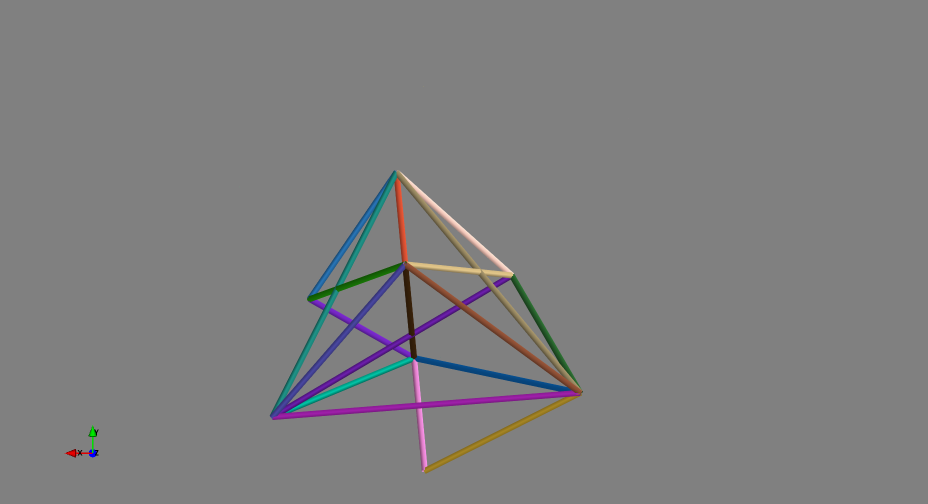
#> input picture findPOI/images/cam1.png, 1855 x 1007 px (shown at 1/2 size)
$ python main.py
#> lines starting #> are read from the running program, lines starting #| are printed output that depends on the picture; after the words box and inside, x2 and y2 are one past the last pixel; in counts of white or black regions, pixels touching at a corner belong together
import cv2
import numpy as np

image = cv2.imread('images/cam1.png')
#> image is the input picture: shape (1007, 1855, 3); mean B, G, R 127.3, 126.5, 126.9
image = cv2.resize(image,dsize=(0,0),fx=0.5,fy=0.5)
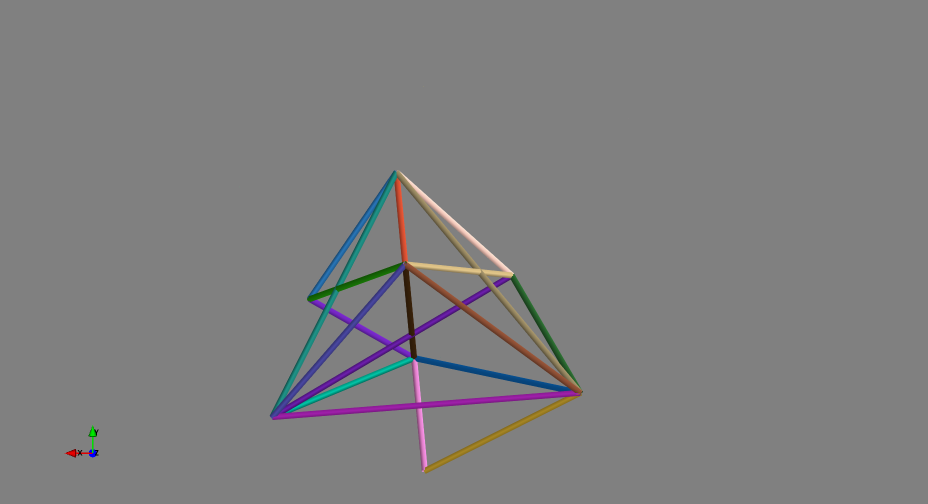
#> image: shape (504, 928, 3); mean B, G, R 127.3, 126.6, 126.9
shifted = cv2.pyrMeanShiftFiltering(image,9,21) # -- 9,21 arbitrary
#edge = cv2.edgePreservingFilter(image)
gray = cv2.cvtColor(shifted,cv2.COLOR_BGR2GRAY)
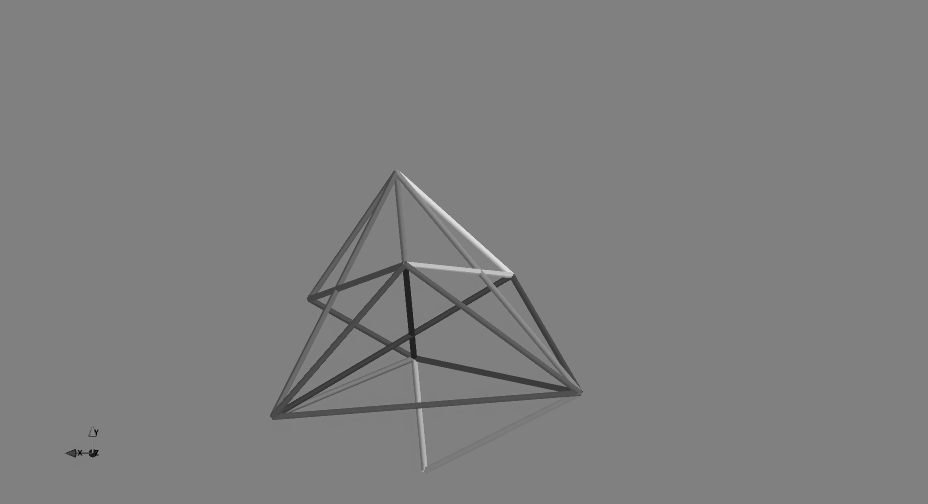
#> gray: shape (504, 928); min 3, max 225, mean 126.8
edge_2 = cv2.adaptiveThreshold(gray,255,cv2.ADAPTIVE_THRESH_GAUSSIAN_C,cv2.THRESH_BINARY,13,2)
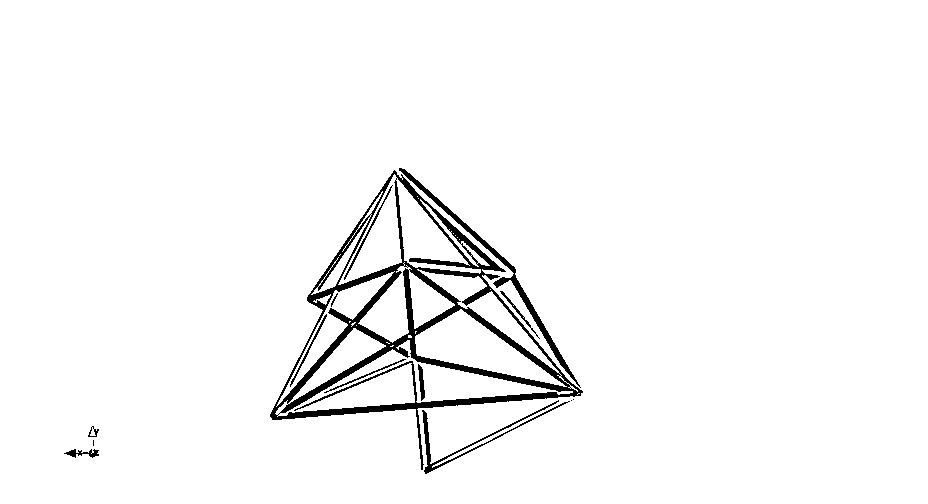
#> edge_2: shape (504, 928); 96.8% white; 14 black regions (3 under 20 px), largest, box (x1, y1, x2, y2) and area: (270, 170, 583, 470) 11806, (399, 168, 581, 388) 1509, (422, 400, 570, 474) 806

cv2.imshow("image", image)
cv2.imshow("edge", edge_2)
cv2.imshow("gray", gray)

cv2.waitKey()

$ run again, with findPOI/images/cam2.png copied over findPOI/images/cam1.png
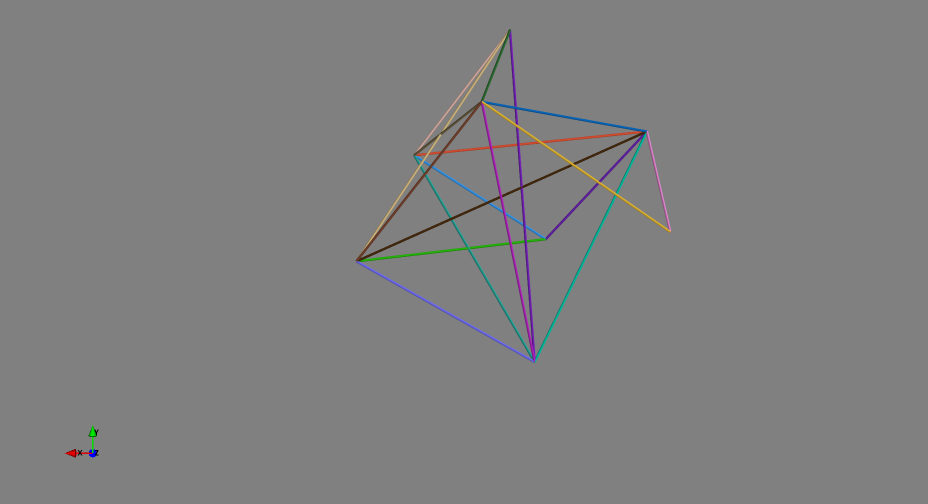
#> input picture findPOI/images/cam2.png, 1855 x 1007 px (shown at 1/2 size)
#> image is the input picture: shape (1007, 1855, 3); mean B, G, R 127.6, 127.4, 127.5
#> image: shape (504, 928, 3)
#> `gray = cv2.cvtColor(shifted,cv2.COLOR_BGR2GRAY)`:
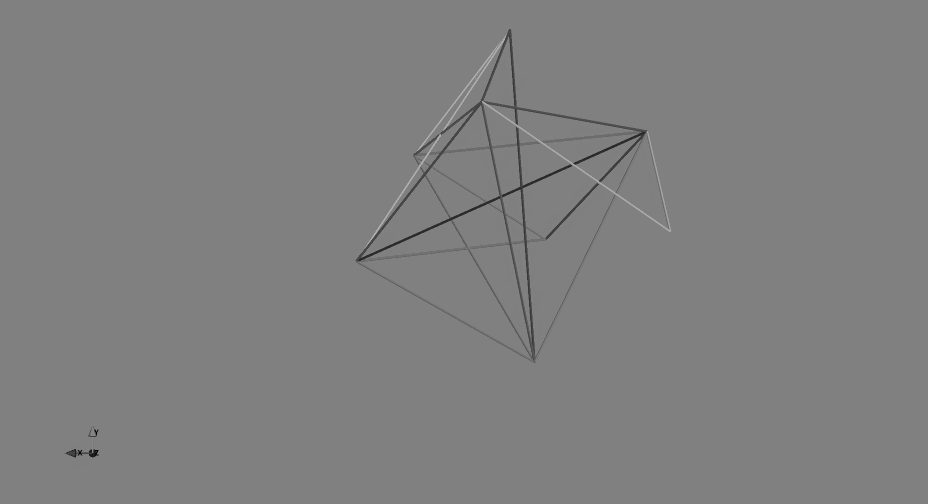
#> gray: shape (504, 928); min 3, max 176, mean 127.4
#> `edge_2 = cv2.adaptiveThreshold(gray,255,cv2.ADAPTIVE_THRESH_GAUSSIAN_C..`:
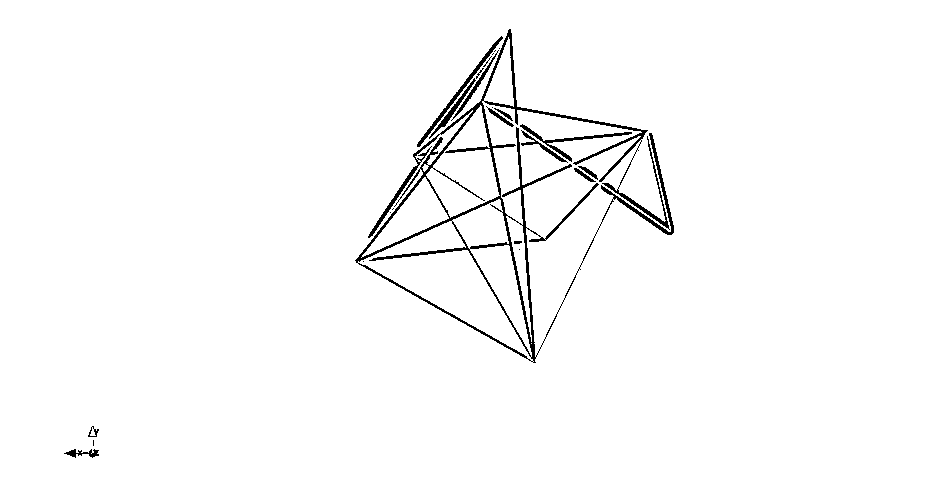
#> edge_2: shape (504, 928); 97.9% white; black in thin lines or dots, all inside (x1, y1, x2, y2) = (64, 29, 674, 458)

$ run again, with findPOI/images/cam3.png copied over findPOI/images/cam1.png
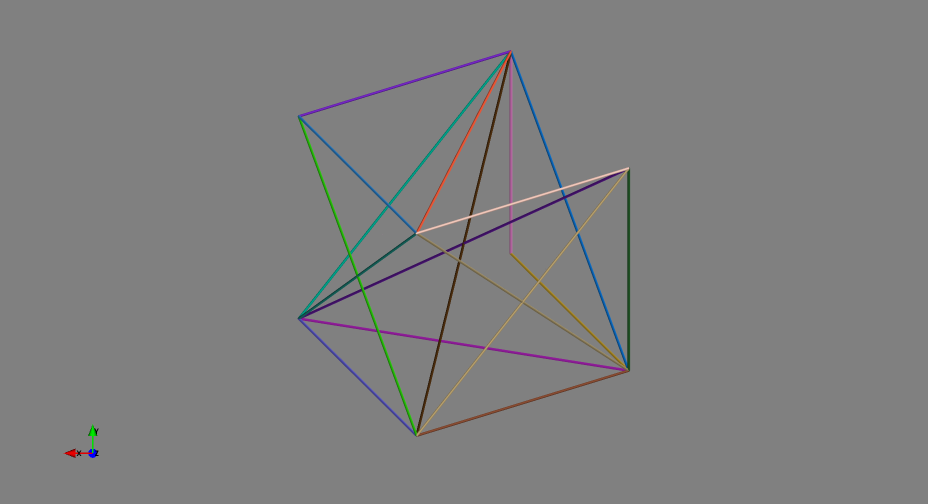
#> input picture findPOI/images/cam3.png, 1855 x 1007 px (shown at 1/2 size)
#> image is the input picture: shape (1007, 1855, 3); mean B, G, R 127.1, 127, 127
#> image: shape (504, 928, 3)
#> `gray = cv2.cvtColor(shifted,cv2.COLOR_BGR2GRAY)`:
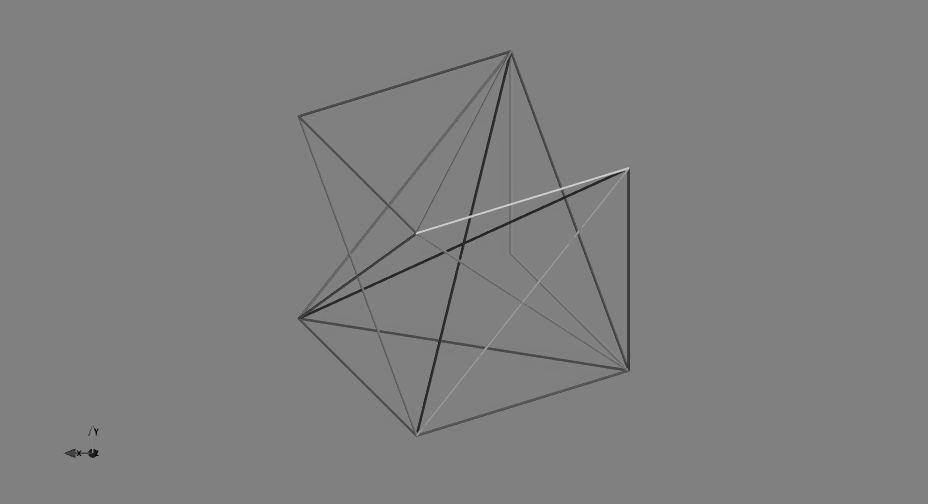
#> gray: shape (504, 928); min 2, max 207, mean 127
#> `edge_2 = cv2.adaptiveThreshold(gray,255,cv2.ADAPTIVE_THRESH_GAUSSIAN_C..`:
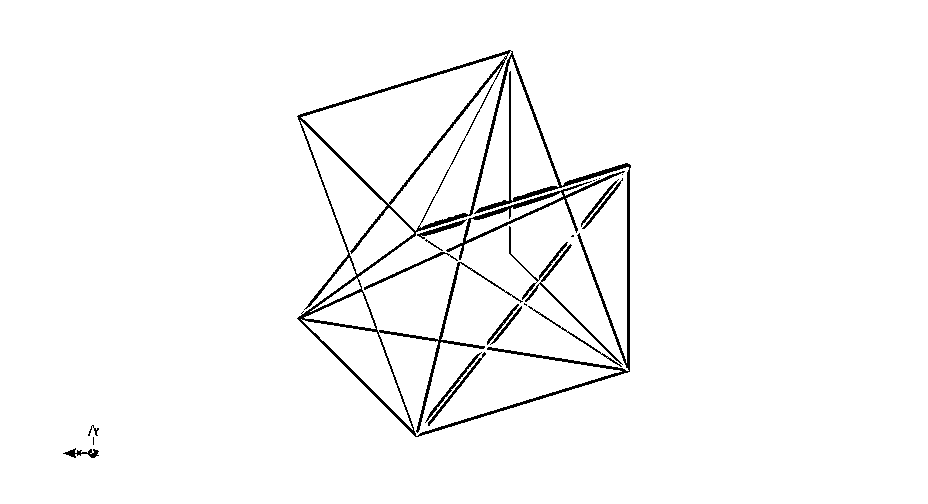
#> edge_2: shape (504, 928); 97.2% white; black in thin lines or dots, all inside (x1, y1, x2, y2) = (63, 50, 631, 458)

$ run again, with findPOI/images/pot_cam2.png copied over findPOI/images/cam1.png
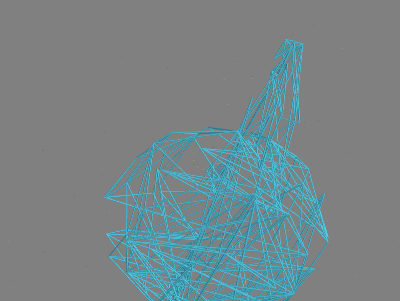
#> input picture findPOI/images/pot_cam2.png, 400 x 301 px
#> image is the input picture: shape (301, 400, 3); mean B, G, R 136.6, 133.2, 118.6
#> image: shape (150, 200, 3)
#> `gray = cv2.cvtColor(shifted,cv2.COLOR_BGR2GRAY)`:
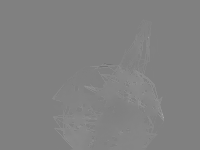
#> gray: shape (150, 200); min 113, max 168, mean 129.3
#> `edge_2 = cv2.adaptiveThreshold(gray,255,cv2.ADAPTIVE_THRESH_GAUSSIAN_C..`:
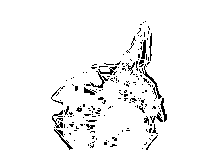
#> edge_2: shape (150, 200); 94.9% white; black in thin lines or dots, all inside (x1, y1, x2, y2) = (51, 21, 167, 150)
